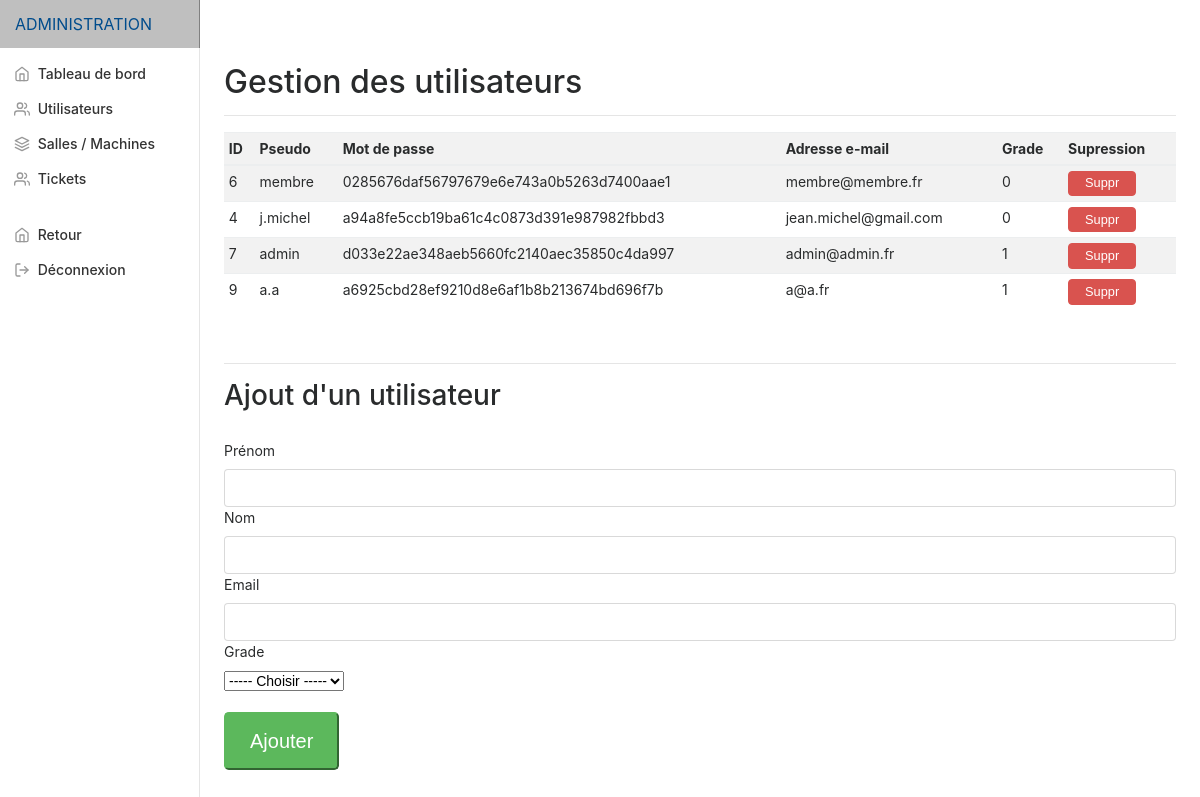
/utilisateurs.php (signed in), run on an earlier commit of the app's database.
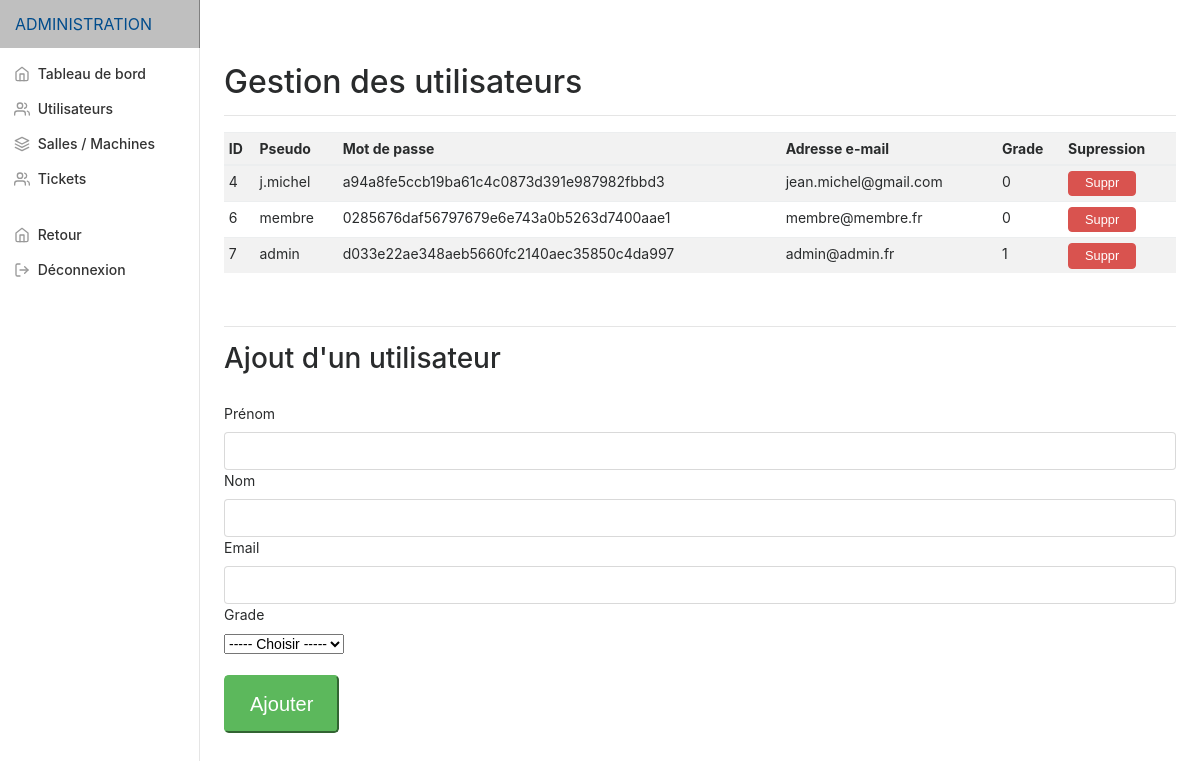
And on a later commit of the database.
### tables this page shows
CREATE TABLE `utilisateurs` (
  `id_utilisateur` int(11) NOT NULL,
  `pseudo` varchar(255) DEFAULT NULL,
  `prenom_utilisateur` varchar(255) DEFAULT NULL,
  `nom_utilisateur` varchar(255) DEFAULT NULL,
  `mot_de_passe` char(255) DEFAULT NULL,
  `adresse_email` varchar(255) DEFAULT NULL,
  `code_postal` int(11) DEFAULT NULL,
  `rue` varchar(255) DEFAULT NULL,
  `pays` varchar(255) DEFAULT NULL,
  `administrateur` tinyint(1) NOT NULL DEFAULT '0'
);

### inc/bdd.php (called while the page is built, shortened)
<?php
try
{
	$bdd = new PDO('mysql:host=localhost;dbname=glpi;charset=utf8', 'root', '');
}
catch (Exception $e)
{
        die('<b>Il y a un probl&egrave;me sur notre site, revenez plus tard ! </b><br/><br/>' . $e->getMessage());
}
if(isset($_SESSION['id_utilisateur'])) {
   $getid = intval($_SESSION['id_utilisateur']);
   $req = $bdd->prepare('SELECT * FROM utilisateurs WHERE id_utilisateur = ?');
   $req->execute(array($getid));
}
?>

### utilisateurs.php (the view, shortened to what this page needs)
<?php include('inc/admin/header.php'); ?>
<?php
$req = $bdd->prepare('SELECT * FROM utilisateurs ');
$req->execute();
$result = $req->fetchAll();
?>
<main role="main" class="col-md-9 ml-sm-auto col-lg-10 pt-3 px-4">
  <div class="d-flex justify-content-between flex-wrap flex-md-nowrap align-items-center pb-2 mb-3 border-bottom">
    <h1 class="h2">Gestion des utilisateurs</h1>
  </div>
  <div class="table-responsive">
    <?php
    if($result) {
        echo '<table class="table table-striped table-sm responsive">';
            echo '<thread>';
            echo '<tr>';
            echo '<th>ID</th>';
            echo '<th>Pseudo</th>';
            echo '<th>Mot de passe</th>';
            echo '<th>Adresse e-mail</th>';
            echo '<th>Grade</th>' ;
            echo '<th>Supression</th>' ;
            echo '</tr>';
            echo '</thread>';
            echo '<tbody>';
        foreach($result as $row) {
            echo '<tr>';
            echo '<td>'.$row["id_utilisateur"].'</td>';
            echo '<td>'.$row["pseudo"].'</td>';
          echo '<td>'.$row["mot_de_passe"].'</td>';
            echo '<td>'.$row["adresse_email"].'</td>';
          echo '<td>'.$row["administrateur"].'</td>';
          echo '<td><a href="utilisateurs.php?top='. $row["id_utilisateur"].'"><button type="submit" class="btn btn-danger btnsuppr">Suppr</button></a></td>';
          echo '</tr>'."\n";
        }
    echo '</tbody>';
        echo '</table>'."\n";
    }
    else echo 'Pas d\'enregistrements dans cette table...';
    ?>
  </div>
<br>
<hr>
<h3> Ajout d'un utilisateur </h3>
<br>
<form method="post" action="#">
  <div>
    <label for="prenom">Prénom</label>
    <input type="text" name="prenom" class="form-control" id="prenom">
  </div>
  <div>
    <label for="nom">Nom</label>
    <input type="text" name="nom" class="form-control" id="nom">
  </div>
  <div>
    <label for="email">Email</label>
    <input type="email" name="email" class="form-control" id="email">
  </div>
<div>
  <label for="grade">Grade</label>
  <br>
  <select name="grade">
<option value=""> ----- Choisir ----- </option>
</select>
</div>
<br>
  <button type="submit" name="ajout" class="tn btn-lg btn-success buttonlogin">Ajouter</button>
</form>
</main>
<?php include('inc/admin/footer.php'); ?>

### inc/admin/header.php (shortened to what this page needs)
<?php require ('inc/bdd.php'); ?>
<?php $url = $_SERVER['PHP_SELF']; ?>
<!doctype html>
<html lang="fr">
  <head>
    <link href="bootstrap/dist/css/bootstrap.min.css" rel="stylesheet">
    <link href="assets/css/dashboard.css" rel="stylesheet">
  </head>
  <body>
    <nav class="navbar navbar-dark sticky-top bg-dark flex-md-nowrap p-0">
      <a class="navbar-brand col-sm-3 col-md-2 mr-0" href="admin.php">ADMINISTRATION</a>
    </nav>
    <div class="container-fluid">
      <div class="row">
        <nav class="col-md-2 d-none d-md-block bg-light sidebar">
          <div class="sidebar-sticky">
            <ul class="nav flex-column">
              <li class="nav-item">
                <a class="nav-link <?php if($url == '/si6_git/admin.php'){echo 'active';}  ?>" href="admin.php">
                  <span data-feather="home"></span>
                  Tableau de bord <span class="sr-only">(current)</span>
                </a>
              </li>
              <li class="nav-item">
                <a class="nav-link <?php if($url == '/si6_git/utilisateurs.php'){echo 'active';}  ?>" href="utilisateurs.php">
                  <span data-feather="users"></span>
                  Utilisateurs
                </a>
              </li>
              <li class="nav-item">
                <a class="nav-link collapsed <?php if($url == '/si6_git/machines.php'){echo 'active';}  ?>" href="#submenu1" data-toggle="collapse" data-target="#submenu1"> <span data-feather="layers"></span> Salles / Machines</a>
              </li>
              <li class="nav-item">
                <a class="nav-link <?php if($url == '/si6_git/tickets.php'){echo 'active';}  ?>" href="tickets.php">
                  <span data-feather="users"></span>
                  Tickets
                </a>
              </li>
              <br>
              <li class="nav-item">
                <a class="nav-link" href="#">
                  <span data-feather="home"></span>
                  Retour
                </a>
              </li>
              <li class="nav-item">
                <a class="nav-link" href="logout.php">
                  <span data-feather="log-out"></span>
                  Déconnexion
                </a>
              </li>
            </ul>
          </div>
        </nav>

What changed in the data, as far as the page shows it:
removed utilisateurs: id_utilisateur "9", pseudo "a.a", mot_de_passe "a6925cbd28ef9210d8e6af1b8b213674bd696f7b", adresse_email "a@a.fr", administrateur "1"
shown differently, row unchanged: utilisateurs "j.michel": moves up the list
